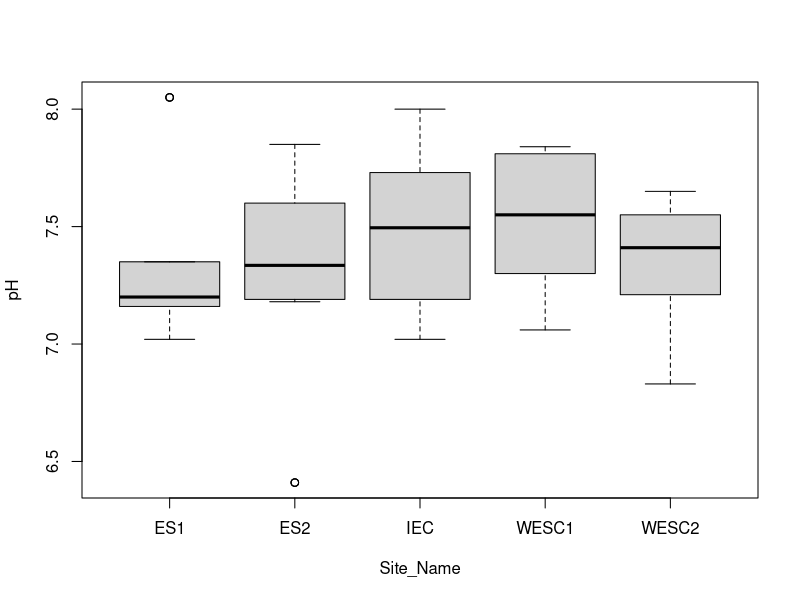

The R source for this figure: (Note: this script raises an error after producing the figure.)
## ---- chunk 1
#for example:
2 + 2

#hint: in RStudio Cloud, click on the green triangle in the top right corner of this chunk, then look at the console below for the output!
## ---- chunk 2

getwd() #tells you current working directory information

###note that you must tell R to run (either through keyboard shortcuts or by clicking Run) each line of code or nothing will happen!!

## ---- chunk 3

Elwha_data <- read.csv("Elwha_estuary_water_quality_2006-2014.csv",check.names = F) #reading in our .csv
Elwha_data #look at the data frame you created
colnames(Elwha_data)

## ---- chunk 4
###THIS IS A BONUS SECTION--IF YOU DO NOT WANT TO ATTEMPT TO CLEAN THE DATA ON YOUR OWN, SKIP THIS CHUNK!###

colnames(Elwha_data)[colnames(Elwha_data) == "Nitrate + Nitrite concentration"] <- "Nitrate_Nitrite concentration" #rename column to remove +
colnames(Elwha_data)[colnames(Elwha_data) == "% Dissolved oxygen"] <- "Perc Dissolved oxygen" #rename column to remove %

names(Elwha_data) <- gsub(" ", "_", names(Elwha_data)) #replace spaces with underscores

Elwha_data[Elwha_data == "NS"] <- NA #replaces "NS", which stands for "no sample was collected" with NA, the correct syntax for R to recognize a missing value

Elwha_data <- Elwha_data[1:147,] #gets rid of a few extra, empty rows that were hanging around for no reason

Elwha_data$Phosphate_concentration <- as.numeric(Elwha_data$Phosphate_concentration)
Elwha_data$Nitrate_Nitrite_concentration <- as.numeric(Elwha_data$Nitrate_Nitrite_concentration)
Elwha_data$Ammonium_concentration <- as.numeric(Elwha_data$Ammonium_concentration)
Elwha_data$Salinity <- as.numeric(Elwha_data$Salinity)
Elwha_data$Temperature <- as.numeric(Elwha_data$Temperature)
Elwha_data$Turbidity <- as.numeric(Elwha_data$Turbidity)
Elwha_data$Dissolved_oxygen <- as.numeric(Elwha_data$Dissolved_oxygen)
Elwha_data$Perc_Dissolved_oxygen <- as.numeric(Elwha_data$Perc_Dissolved_oxygen)
Elwha_data$pH <- as.numeric(Elwha_data$pH)

## ---- chunk 5
###skip this chunk if you did the bonus section###
Elwha_data <- read.csv("cleaned_data.csv",check.names = T) #reading in our .csv
## ---- chunk 6

Elwha_data$Dam_Condition <- as.factor(Elwha_data$Dam_Condition) #the dollar sign helps us give R an absolute reference, similar to Excel syntax
Elwha_data$Site_Name <- as.factor(Elwha_data$Site_Name)

## ---- chunk 7

str(Elwha_data)

## ---- chunk 8
str(Elwha_data) #tells us about our data frame
Elwha_data[1:5,1:5] #lets us preview the first 5 rows and columns, respectively - [r,c], and the : between numbers means that you are looking at the continuous range between them, like what appears in Excel when you select consecutive cells. You could read it as "through," so that 1:5 would read 1 through 5.
## ---- chunk 9

mean_pH <- mean(Elwha_data$pH); mean_pH

## ---- chunk 10

mean_pH <- mean(Elwha_data$pH, na.rm = TRUE); mean_pH #remove rows within column with value NA

## ---- chunk 11

median(Elwha_data$pH, na.rm=TRUE)

## ---- chunk 12

#you can use a semi-colon to combine multiple commands to be more efficient
min(Elwha_data$pH, na.rm = TRUE); max(Elwha_data$pH, na.rm = TRUE)

## ---- chunk 13

sd_pH <- sd(Elwha_data$pH, na.rm = TRUE); sd_pH

## ---- chunk 14

mean_pH <- mean(Elwha_data$pH, na.rm = TRUE)
std_pH <-sd(Elwha_data$pH, na.rm = TRUE)
error <- qnorm(0.975)*std_pH/sqrt(147) #147 is the total number of observations (our n), which is found in the str() output
left <- mean_pH-error
right <- mean_pH+error
left; right

## ---- chunk 15

ttest <- t.test(pH~Dam_Condition, data=Elwha_data); ttest

## ---- chunk 16

during_dam <- subset(Elwha_data,Elwha_data$Dam_Condition=="During removal")
during_dam[1:5,1:5]

## ---- chunk 17

pH_ANOVA <- aov(pH~Site_Name, data=during_dam)
summarypH <- summary(pH_ANOVA); summarypH

## ---- chunk 18

plot(pH~Site_Name, data=during_dam)

## ---- chunk 19
chooseCRANmirror(ind=1)
install.packages("tidyverse",repos='http://cran.us.r-project.org')

for_aov_plot <- ddply(during_dam,~Site_Name,summarize,mean=mean(pH, na.rm=TRUE),sd=sd(pH, na.rm = TRUE))

for_aov_plot

plot <- ggplot(for_aov_plot, aes(x=Site_Name, y=mean)) + geom_bar(aes(fill=Site_Name),stat="identity", color="black", position=position_dodge()) + geom_errorbar(aes(ymin=mean-sd, ymax=mean+sd)) + labs(x="Sample Site",y="pH",fill="Sample Site")

plot

## ---- chunk 20

DO_pH_reg <- lm(Dissolved_oxygen~pH, data=Elwha_data)
DO_pH_reg
summaryDO <- summary(DO_pH_reg); summaryDO

## ---- chunk 21

plot(Dissolved_oxygen~pH, data=Elwha_data,xlab="pH", ylab="Dissolved oxygen (mg/L)") #the plot function doesn't use any special packages - it is in what we call base R; for units on Dissolved oxygen, we should check the metadata
abline(lm(Dissolved_oxygen~pH, data=Elwha_data)) #plots our regression line

## ---- chunk 22

P_NO3_cor <- cor.test(Elwha_data$Phosphate_concentration,Elwha_data$Nitrate_Nitrite_concentration,method="pearson",use = "complete.obs") #another way to reference the columns; use argument omits rows with NA values
P_NO3_cor

## ---- chunk 23

plot(Elwha_data$Phosphate_concentration~Elwha_data$Nitrate_Nitrite_concentration, xlab="Nitrate & Nitrite (micromolar)", ylab="Phosphate (micromolar)")
abline(lm(Elwha_data$Phosphate_concentration~Elwha_data$Nitrate_Nitrite_concentration))
